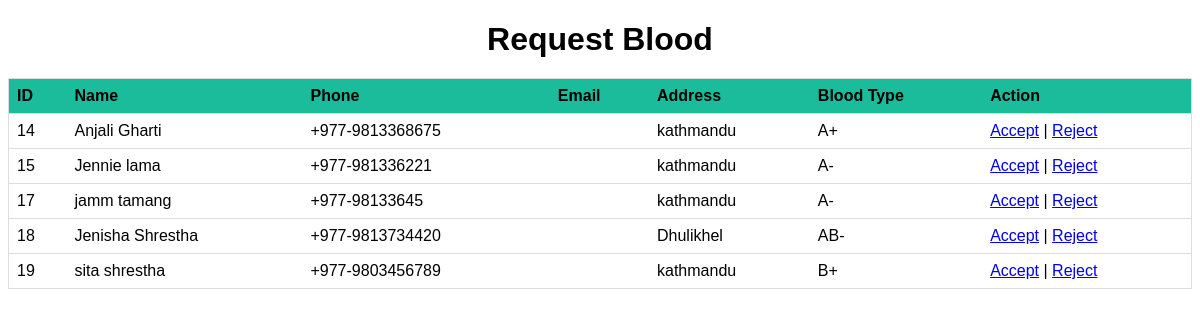
Page /php/admin/requestblood/request_blood.php on the committed database.
### tables this page shows
CREATE TABLE `patient` (
  `id` int(11) NOT NULL,
  `Blood` varchar(255) NOT NULL,
  `First_Name` varchar(255) NOT NULL,
  `Middle_Name` varchar(255) NOT NULL,
  `Last_Name` varchar(255) NOT NULL,
  `Phone` varchar(20) NOT NULL,
  `Address` varchar(255) NOT NULL,
  `Gender` varchar(255) NOT NULL,
  `donation_status` enum('pending','approved','rejected') NOT NULL DEFAULT 'pending'
);

### php/admin/requestblood/request_blood.php (the view, shortened to what this page needs)
<!DOCTYPE html>
<html>
<head>
</head>
<body>
    <h1>Request Blood</h1>
    <?php
    $conn = new mysqli("localhost", "root", "", "project");
    $sql = "SELECT * FROM patient WHERE donation_status = 'pending'";
    $result = $conn->query($sql);
    if ($result->num_rows > 0) {
        echo "<table>";
        echo "<tr><th>ID</th><th>Name</th><th>Phone</th><th>Email</th><th>Address</th><th>Blood Type</th><th>Action</th></tr>";
        while ($row = $result->fetch_assoc()) {
            echo "<tr>";
            echo "<td>{$row['id']}</td>";
            echo "<td>{$row['First_Name']} {$row['Last_Name']}</td>";
            echo "<td>{$row['Phone']}</td>";
            echo "<td>{$row['Email']}</td>";
            echo "<td>{$row['Address']}</td>";
            echo "<td>{$row['Blood']}</td>";
            echo "<td>";
            echo "<a href='email.php?id={$row['id']}&action=accept'>Accept</a> | ";
            echo "<a href='email.php?id={$row['id']}&action=reject'>Reject</a>";
            echo "</td>";
            echo "</tr>";
        }
        echo "</table>";
    } else {
        echo "No pending requests.";
    }
    ?>
</body>
</html>

### php/admin/requestblood/request_blood.php (style rules this page uses)
body { font-family: Arial, sans-serif; }
h1 { text-align: center; margin-bottom: 20px; }
table { width: 100%; border-collapse: collapse; border: 1px solid #ddd; }
th, td { padding: 8px; text-align: left; border-bottom: 1px solid #ddd; }
th { background-color:#1abc9c; }

### rows in the picture
patient: id "14", First_Name "Anjali", Last_Name "Gharti", Phone "+977-9813368675", Address "kathmandu", Blood "A+"
patient: id "15", First_Name "Jennie", Last_Name "lama", Phone "+977-981336221", Address "kathmandu", Blood "A-"
patient: id "17", First_Name "jamm", Last_Name "tamang", Phone "+977-98133645", Address "kathmandu", Blood "A-"
patient: id "18", First_Name "Jenisha", Last_Name "Shrestha", Phone "+977-9813734420", Address "Dhulikhel", Blood "AB-"
patient: id "19", First_Name "sita", Last_Name "shrestha", Phone "+977-9803456789", Address "kathmandu", Blood "B+"
